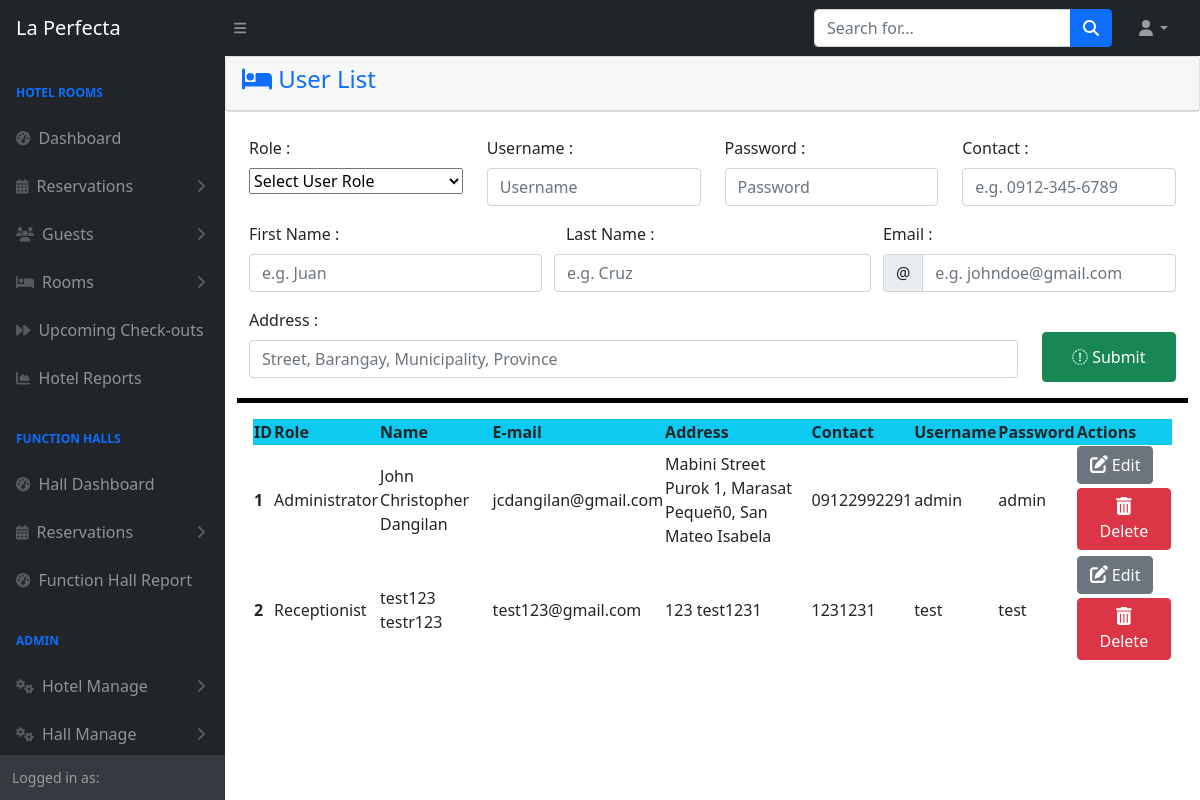
/admin/userlist.php, run on the app's committed database.
### tables this page shows
CREATE TABLE `tbluser` (
  `Id` int(11) NOT NULL,
  `Role` varchar(25) NOT NULL,
  `FirstName` varchar(50) NOT NULL,
  `Email` varchar(50) NOT NULL,
  `LastName` varchar(50) NOT NULL,
  `Contact` varchar(11) NOT NULL,
  `Address` varchar(100) NOT NULL,
  `Username` varchar(50) NOT NULL,
  `Password` varchar(50) NOT NULL
);

### admin/userlist.php (the view, shortened to what this page needs)
<?php
include 'themes/navbar.php';
include 'config.php';
?>
<div class="card mb-4">
    <div class="card-header text-primary">
      <h4>  <i class="fa-solid fa-bed"></i>
        User List </h4>
    </div>
</div>
<div class="container-fluid">
    <form method="POST">
        <div class="container-fluid" style="border-bottom: solid black 5px;">
            <div class="row mb-3 mt-2">
                <div class="col-md-3 ">
                    <label for="Role" class="form-label">Role :</label>
                    <select class="custom-select" name="Role" style="width: 100%;" required>
                        <option selected value="">Select User Role</option>
                    </select>
                </div>
                <div class="col-md-3">
                    <label for="Username" class="form-label">Username :</label>
                    <input type="text" name="Username" class="form-control" placeholder="Username" required>
                </div>
                <div class="col-md-3">
                    <label for="Password" class="form-label">Password :</label>
                    <input type="text" name="Password" class="form-control" placeholder="Password" required>
                </div>
                <div class="col-md-3">
                    <label for="Contact" class="form-label">Contact :</label>
                    <input type="number" name="Contact" class="form-control" placeholder="e.g. 0912-345-6789" required>
                </div>
            </div>
            <div class="row mb-3">
                <div class="col-md-4">
                    <label for="FirstName" class="form-label">First Name :</label>
                    <input type="text" name="FirstName" class="form-control" placeholder="e.g. Juan" required>
                </div>
                <div class="col-md-4">
                    <label for="LastName" class="form-label">Last Name :</label>
                    <div class="row">
                        <input type="text" name="LastName" class="form-control" placeholder="e.g. Cruz" required>
                    </div>
                </div>
                <div class="col-md-4">
                    <label for="Email" class="form-label">Email :</label>
                    <div class="input-group">
                                <div class="input-group-text">@</div>
                    <input type="email" name="Email" class="form-control" placeholder="e.g. johndoe@gmail.com" required>
                    </div>
                </div>
            </div>
            <div class="row mb-3">
                <div class="col-lg-10">
                    <label for="Address" class="form-label">Address :</label>
                    <input type="text" name="Address" class="form-control" placeholder="Street, Barangay, Municipality, Province">
                </div>
                <div class="col-md-2">
                    <button name="submit" class="btn btn-success mt-4" style="width: 100%; height:50px"><i class="fa-sharp fa-solid fa-floppy-disk"></i> Submit</button>
                </div>
            </div>
        </div>
    </form>
    <div class="row">
        <div class="col">
            <div class="card-body">
                <table id="datatablesSimple" class="table-striped table-responsive">
                    <thead class="bg-info">
                        <tr>
                            <th>ID</th>
                            <th>Role</th>
                            <th>Name</th>
                            <th>E-mail</th>
                            <th>Address</th>
                            <th>Contact</th>
                            <th>Username</th>
                            <th>Password</th>
                            <th>Actions</th>
                        </tr>
                    </thead>
                    <tbody>
                        <?php
                        $sql =
                            "SELECT *, CONCAT(FirstName,' ' , LastName) AS Name FROM tbluser ";
                        $number = 1;
                        $result = mysqli_query($conn, $sql);
                        while ($row = mysqli_fetch_assoc($result)) {
                        ?>
                            <tr>
                                <th><?php echo $number ?></th>
                                <td><?php echo $row['Role'] ?></td>
                                <td><?php echo $row['Name'] ?></td>
                                <td><?php echo $row['Email'] ?></td>
                                <td><?php echo $row['Address'] ?></td>
                                <td><?php echo $row['Contact'] ?></td>
                                <td><?php echo $row['Username'] ?></td>
                                <td><?php echo $row['Password'] ?></td>
                                <td>
                                    <a href="function/hrmanage/useredit.php?id=<?php echo $row['Id'] ?>& role=<?php echo $row['Role'] ?>" class="btn btn-secondary mb-1"><i class="fa-solid fa-pen-to-square" style="font-size:large"></i> Edit</a>
                                    <a href="function/hrmanage/userdelete.php?id=<?php echo $row['Id'] ?> & name=<?php echo $row['Name'] ?>" class="btn btn-danger mb-1"><i class="fa-solid fa-trash-can" style="font-size:large"></i> Delete</a>
                                </td>
                            </tr>
                        <?php
                            $number++;
                        }
                        ?>
                    </tbody>
                </table>
            </div>
        </div>
    </div>
</div>
<?php include 'themes/footer.php'; ?>

### data on the page
tbluser: Role "Administrator", Name "John Christopher Dangilan", Email "jcdangilan@gmail.com", Address "Mabini Street Purok 1, Marasat Pequeñ0, San Mateo Isabela", Contact "09122992291", Username "admin", Password "admin"
tbluser: Role "Receptionist", Name "test123 testr123", Email "test123@gmail.com", Address "123 test1231", Contact "1231231", Username "test", Password "test"
